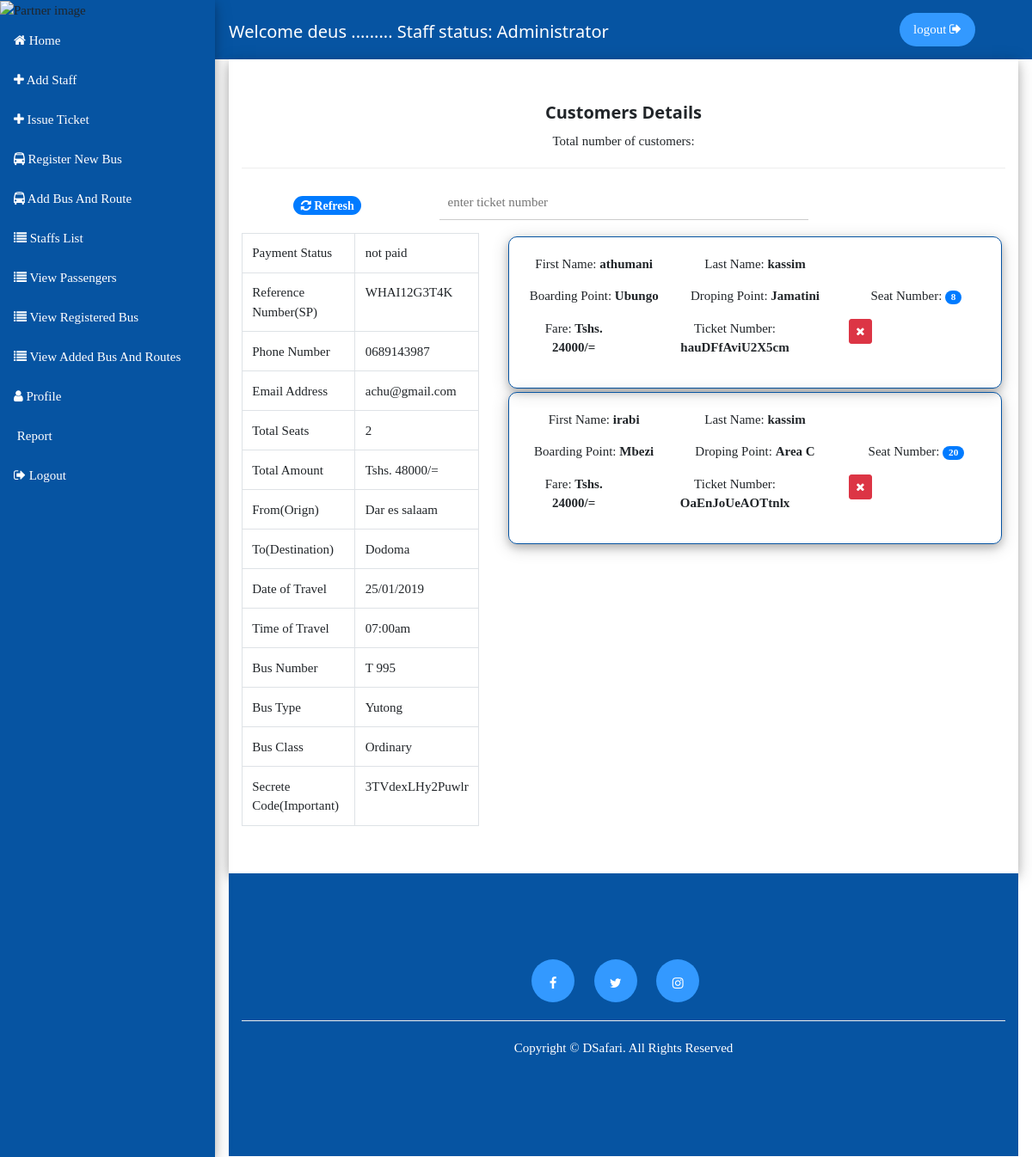
The page /dashboard/list_of_passenger/code_number/12/all/ (signed in) on the database its author committed.
### dashboard/models.py (models this page shows, shortened)
class CompanyStaff(models.Model):
    staffStatus = (
        ('Receptionist','Receptionist'),
        ('Driver','Driver'),('Assistant','Assistant'),
        ('Cargo-owner','Cargo-owner'),('Administrator','Administrator')
    )
    user = models.OneToOneField(User, related_name='user', on_delete = models.CASCADE)
    company_name = models.CharField(max_length = 50)
    phone_number = models.CharField(max_length = 20)
    staff_status = models.CharField(max_length = 100, choices = staffStatus)
    class Meta:
        verbose_name_plural = "Company Staff"

### customer/models.py (models this page shows, shortened)
class PaymentInfo(models.Model):
    payment_status = models.CharField(max_length = 50)
    refence_number = models.CharField(max_length = 100)
    phonenumber = models.CharField(max_length = 50)
    emailaddress = models.EmailField(max_length = 100)
    secrete_code = models.CharField(max_length = 100)
    totalseats = models.CharField(max_length = 3)
    amount_total = models.IntegerField()
    from_p = models.CharField(max_length = 50)
    to_d = models.CharField(max_length = 50)
    date_of_t = models.CharField(max_length = 30)
    time_of_t = models.CharField(max_length = 20)
    plate_n = models.CharField(max_length = 20)
    operator = models.CharField(max_length = 50)
    arrivaltime = models.CharField(max_length = 20)
    bustype = models.CharField(max_length = 20)
    busclass = models.CharField(max_length = 20)
    class Meta:
        verbose_name_plural = "payment information"

class Passenger(models.Model):
    first_name = models.CharField(max_length = 30)
    last_name = models.CharField(max_length = 30)
    boarding_point = models.CharField(max_length = 50)
    droping_point = models.CharField(max_length = 50)
    seatnumber = models.CharField(max_length = 50)
    nauli = models.CharField(max_length = 50)
    secretecode = models.CharField(max_length = 20)
    ticket_number = models.CharField(max_length = 20)
    class Meta:
        verbose_name_plural = "passengers details"

### dashboard/views.py (the view)
# urls.py: url(r'^list_of_passenger/code_number/(?P<id>\d+)/all/', page.view_all_customer, name='view_all_customer'),
@login_required(login_url = '/dashboard/user/auth/login/')
def view_all_customer(request, id):
    p = get_object_or_404(User, id = request.user.id)
    query = request.GET.get('secrete_code', None)
    status = p.user.staff_status
    print(status)
    pay_info = get_object_or_404(PaymentInfo, id = id)
    passenger_object = Passenger.objects.filter(secretecode = pay_info.secrete_code)
    context = {
        'profile':p,
        'status':status,
        'pay_info':pay_info,
        'passengers':passenger_object,
    }
    return render(request, 'dashboard/customer_single_details.html', context)

### dashboard/templates/dashboard/customer_single_details.html (shortened to what this page needs)
{% extends "dashboard/base_dashboard.html" %}
{% block content%}
  <div class="custome_container w3-card-4">
    <div class="container">
      <div class="row">
        <div class="col-md-12">
          <h2>customers details</h2>
          <p>Total number of customers: {{pay_info_number}}</p>
          <hr>
        </div>
      </div>
      <div class="row">
        <div class="col-md-3">
          <a href="{% url 'view_customer_dashboard' %}" class="btn btn-lg btn-block">
            <span class="badge badge-primary badge-pill"><i class="fa fa-refresh"></i> Refresh</span>
          </a>
        </div>
        <div class="col-md-6">
          <form action="{% url 'view_customer_dashboard' %}" method="get">
            <div class="form-group">
              <input type="text" name="ticket_number" value="" placeholder="enter ticket number" class="w3-input">
            </div>
          </form>
        </div>
      </div>
      <div class="row">
        <div class="col-md-4">
          <div class="customers_table">
            <div class="table-responsive">
              <table class="table table-bordered table-small">
                <tbody>
                  <tr>
                    <td>Payment Status</td>
                    <td>{{pay_info.payment_status}}</td>
                  </tr>
                  <tr>
                    <td>Reference Number(SP)</td>
                    <td>{{pay_info.refence_number}}</td>
                  </tr>
                  <tr>
                    <td>Phone Number</td>
                    <td>{{pay_info.phonenumber}}</td>
                  </tr>
                  <tr>
                    <td>Email Address</td>
                    <td>{{pay_info.emailaddress}}</td>
                  </tr>
                  <tr>
                    <td>Total Seats</td>
                    <td>{{pay_info.totalseats}}</td>
                  </tr>
                  <tr>
                    <td>Total Amount</td>
                    <td>Tshs. {{pay_info.amount_total}}/=</td>
                  </tr>
                  <tr>
                    <td>From(Orign)</td>
                    <td>{{pay_info.from_p}}</td>
                  </tr>
                  <tr>
                    <td>To(Destination)</td>
                    <td>{{pay_info.to_d}}</td>
                  </tr>
                  <tr>
                    <td>Date of Travel</td>
                    <td>{{pay_info.date_of_t}}</td>
                  </tr>
                  <tr>
                    <td>Time of Travel</td>
                    <td>{{pay_info.time_of_t}}</td>
                  </tr>
                  <tr>
                    <td>Bus Number</td>
                    <td>{{pay_info.plate_n}}</td>
                  </tr>
                  <tr>
                    <td>Bus Type</td>
                    <td>{{pay_info.bustype}}</td>
                  </tr>
                  <tr>
                    <td>Bus Class</td>
                    <td>{{pay_info.busclass}}</td>
                  </tr>
                  <tr>
                    <td>Secrete Code(Important)</td>
                    <td>{{pay_info.secrete_code}}</td>
                  </tr>
                </tbody>
              </table>
            </div>
          </div>
        </div>
        <div class="col-md-8">
          {% for p in passengers %}
          <div class="passenger_row w3-card-4">
            <div class="row">
              <div class="col-md-4">
                <p>First Name: <strong>{{p.first_name}}</strong></p>
              </div>
              <div class="col-md-4">
                <p>Last Name: <strong>{{p.last_name}}</strong></p>
              </div>
              <div class="col-md-4"></div>
            </div>
            <div class="row">
              <div class="col-md-4">
                <p>Boarding Point: <strong>{{p.boarding_point}}</strong></p>
              </div>
              <div class="col-md-4">
                <p>Droping Point: <strong>{{p.droping_point}}</strong></p>
              </div>
              <div class="col-md-4">
                <p>Seat Number: <span class="badge badge-primary badge-pill"><strong>{{p.seatnumber}}</strong></span></p>
              </div>
            </div>
            <div class="row">
              <div class="col-md-3">
                <p>Fare: <strong>Tshs. {{p.nauli}}/=</strong></p>
              </div>
              <div class="col-md-5">
                <p>Ticket Number: <strong>{{p.ticket_number}}</strong></p>
              </div>
              <div class="col-md-4">
                <a href="{% url '_cancel_ticket' p.id %}" class="btn btn-sm btn-danger" title="cancel ticket" onclick="return confirm('Are you sure you want to cancel this ticket?')"><i class="fa fa-remove"></i></a>
              </div>
            </div>
          </div>
          {% endfor %}
        </div>
      </div>
    </div>
  </div>
{% endblock  %}

### dashboard/templates/dashboard/base_dashboard.html (shortened to what this page needs)
<!DOCTYPE html>
<html lang="en">
<head>
    {% load staticfiles %}
    <link rel="stylesheet" href="{% static 'customer/css/bootstrap.min.css' %}">
    <link rel="stylesheet" href="{% static 'customer/css/w3file.css' %}">
    <link rel="stylesheet" href="{% static 'customer/css/css.css' %}">
    <link rel="stylesheet" href="{% static 'customer/fontawesome/css/font-awesome.min.css' %}">
    <link rel="stylesheet" href="{% static 'customer/jqueryui/jquery-ui.css' %}">
</head>
<body>
    {% if request.user.is_authenticated %}
    <div class="w3-sidebar w3-bar-block w3-collapse w3-card-4 side_navigation_dashboard" style="width:250px;" id="mySidebar">
      <img src="/static/customer/images/img2.jpg" alt="Partner image" class="img-fluid">
        {% if status == 'Driver' %}
        <a href="{% url 'home_dashboard' %}" class="w3-bar-item w3-button"><i class="fa fa-home"></i> Home</a>
        <a href="{% url 'new_company_dashboard' %}" class="w3-bar-item w3-button"><i class="fa fa-university"></i> Register New Company</a>
        <a href="{% url 'company_list' %}" class="w3-bar-item w3-button"><i class="fa fa-list"></i> Company List</a>
        <a href="{% url 'report_dashboard' %}" class="w3-bar-item w3-button"><i class="fa fa-pdf"></i> report</a>
        <a href="{% url 'logout_user' %}" class="w3-bar-item w3-button"><i class="fa fa-sign-out"></i> logout</a>
        {% elif status == 'Administrator' %}
        <a href="{% url 'home_dashboard' %}" class="w3-bar-item w3-button"><i class="fa fa-home"></i> Home</a>
        <a href="{% url 'new_staff_dashboard' %}" class="w3-bar-item w3-button"><i class="fa fa-plus"></i> Add staff</a>
        <a href="{% url 'new_customer_dashboard' %}" class="w3-bar-item w3-button"><i class="fa fa-plus"></i> Issue Ticket</a>
        <a href="{% url 'register_bus_dashboard' %}" class="w3-bar-item w3-button"><i class="fa fa-bus"></i> Register New bus</a>
        <a href="{% url 'add_bus_dashboard' %}" class="w3-bar-item w3-button"><i class="fa fa-bus"></i> Add bus and Route</a>
        <a href="{% url 'staffs_list_dashboard' %}" class="w3-bar-item w3-button"><i class="fa fa-list"></i> Staffs List</a>
        <a href="{% url 'view_customer_dashboard' %}" class="w3-bar-item w3-button"><i class="fa fa-list"></i> View Passengers</a>
        <a href="{% url 'view_bus_dashboard' %}" class="w3-bar-item w3-button"><i class="fa fa-list"></i> View registered bus</a>
        <a href="{% url 'view_added_bus_dashboard' %}" class="w3-bar-item w3-button"><i class="fa fa-list"></i> View added bus and routes</a>
        <a href="{% url 'profile_dashboard' %}" class="w3-bar-item w3-button"><i class="fa fa-user"></i> Profile</a>
        <a href="{% url 'report_dashboard' %}" class="w3-bar-item w3-button"> report</a>
        <a href="{% url 'logout_user' %}" class="w3-bar-item w3-button"><i class="fa fa-sign-out"></i> logout</a>
        {% endif%}
    </div>
    <div class="w3-main" style="margin-left:250px">
      <div class="dashboard_header">
        <div class="w3-container">
          <div class="welcome_header">
            <h1>Welcome {{user.username}} ......... Staff status: {{profile.user.staff_status}} </h1>
          </div>
          <div class="logout">
             <p><a href="{% url 'logout_user' %}" class="w3-bar-item w3-button">logout <i class="fa fa-sign-out"></i></a></p>
          </div>
        </div>
      </div>
      <div class="w3-container">
        {% block content %}{% endblock %}
        {% include "digital_safari/footer.html" %}
      </div>
    </div>
  {% else %}
  <div class="login-again" style="text-align:center; margin: 200px auto;">
      <center><p><a href="{% url 'login_user_dashboard' %}" style="text-decoration:none; height: 50px;padding-top:10px;font-weight:bold" class="btn btn-info btn-sm">Click here to login again</a></p></center>
  </div>
  {% endif %}
</body>
</html>

### customer/static/customer/css/w3file.css (style rules this page uses)
html { box-sizing:border-box }
*,*:before,*:after { box-sizing:inherit }
html { -ms-text-size-adjust:100%;-webkit-text-size-adjust:100% }
body { margin:0 }
a { background-color:transparent;-webkit-text-decoration-skip:objects }
img { border-style:none }
hr { box-sizing:content-box;height:0;overflow:visible }
button,input,select,textarea { font:inherit;margin:0 }
button,input { overflow:visible }
html,body { font-family:Verdana,sans-serif;font-size:15px;line-height:1.5 }
html { overflow-x:hidden }
h1 { font-size:36px }
h2 { font-size:30px }
h1,h2,h3,h4,h5,h6 { font-family:"Segoe UI",Arial,sans-serif;font-weight:400;margin:10px 0 }
hr { border:0;border-top:1px solid #eee;margin:20px 0 }
img { vertical-align:middle }
a { color:inherit }
.w3-btn,.w3-button { border:none;display:inline-block;padding:8px 16px;vertical-align:middle;overflow:hidden;text-decoration:none;color:inherit;background-color:inherit;text-align:center;cursor:pointer;white-space:nowrap }
.w3-btn,.w3-button { -webkit-touch-callout:none;-webkit-user-select:none;-khtml-user-select:none;-moz-user-select:none;-ms-user-select:none;user-select:none }
.w3-input { padding:8px;display:block;border:none;border-bottom:1px solid #ccc;width:100% }
.w3-sidebar { height:100%;width:200px;background-color:#fff;position:fixed!important;z-index:1;overflow:auto }
.w3-main,#main { transition:margin-left .4s }
.w3-bar-block .w3-bar-item { width:100%;display:block;padding:8px 16px;text-align:left;border:none;white-space:normal;float:none;outline:0 }
.w3-container:after,.w3-container:before,.w3-panel:after,.w3-panel:before,.w3-row:after,.w3-row:before,.w3-row-padding:after,.w3-row-padding:before, .w3-cell-row:before,.w3-cell-row:after,.w3-clear:after,.w3-clear:before,.w3-bar:before,.w3-bar:after { content:"";display:table;clear:both }
@media (min-width:993px) { .w3-sidebar.w3-collapse { display:block!important } }
.w3-container,.w3-panel { padding:0.01em 16px }
.w3-card-4,.w3-hover-shadow:hover { box-shadow:0 4px 10px 0 rgba(0,0,0,0.2),0 4px 20px 0 rgba(0,0,0,0.19) }

### customer/static/customer/css/css.css (style rules this page uses)
* { font-family: calibri; }
.dashboard_header { background-color: #0654a2; }
.dashboard_header h1 { color: #fff; font-size: 20px; text-align: center; }
.welcome_header { float: left; padding-top: 15px; }
.logout { float: right; }
.logout { padding-right: 50px; padding-top: 15px; color: #fff; font-size: 15px; }
.logout p a { text-decoration: none; border-radius: 20px; background: #3399ff; }
.side_navigation_dashboard { background: #0654a2; }
.side_navigation_dashboard a { text-decoration: none; line-height: 30px; color: #fff; font-size: 15px; text-transform: capitalize; }
.passenger_row { border: 1px solid #0654a2; padding: 20px 20px; margin: 4px; border-radius: 10px; }
.passenger_row p { font-size: 15px; }
.custome_container { padding: 40px 0px; }
.custome_container h2 { text-align: center; font-weight: bold; font-size: 20px; text-transform: capitalize; }
.custome_container p { text-align: center; }
.custome_container form { margin-bottom: 10px; }
.custome_container form input[type = 'text'] { padding-left: 10px; }

### rows shown on the page
PaymentInfo: payment_status "not paid", refence_number "WHAI12G3T4K", phonenumber "0689143987", emailaddress "achu@gmail.com", totalseats "2", amount_total "48000", from_p "Dar es salaam", to_d "Dodoma", date_of_t "25/01/2019", time_of_t "07:00am", plate_n "T 995", bustype "Yutong", busclass "Ordinary", secrete_code "3TVdexLHy2Puwlr"
Passenger: first_name "athumani", last_name "kassim", boarding_point "Ubungo", droping_point "Jamatini", seatnumber "8", nauli "24000", ticket_number "hauDFfAviU2X5cm"
Passenger: first_name "irabi", last_name "kassim", boarding_point "Mbezi", droping_point "Area C", seatnumber "20", nauli "24000", ticket_number "OaEnJoUeAOTtnlx"

### other values the page prints
{{ user.username }} "deus"
{{ profile.user.staff_status }} "Administrator"
